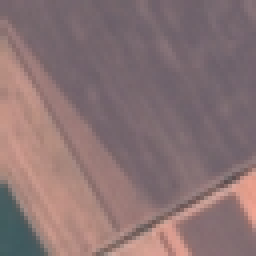
#> input picture Lab_5/dataset_geo/AnnualCrop.jpg, 64 x 64 px (shown 4 times larger); its folder holds only this picture in this run
$ python Lab_5.py
#> lines starting #> are read from the running program, lines starting #| are printed output that depends on the picture; after the words box and inside, x2 and y2 are one past the last pixel; in counts of white or black regions, pixels touching at a corner belong together
import os
import glob
import cv2
import numpy as np
import matplotlib.pyplot as plt
from sklearn.cluster import KMeans
from sklearn.preprocessing import StandardScaler
from collections import Counter
from typing import List, Optional, Dict

# --- Глобальні налаштування та константи ---
IMG_SIZE = (128, 128)  # Розмір для стандартизації вхідних даних
CANNY_THRESHOLD_1 = 100  # Нижній поріг гістерезису (Canny)
CANNY_THRESHOLD_2 = 200  # Верхній поріг гістерезису (Canny)

# Вагові коефіцієнти ознак (Feature Weights)
WEIGHT_TEXTURE = 3.0  # Пріоритет текстури (для виділення урбанізації)
WEIGHT_WATER_INDEX = 5.0  # Високий пріоритет для розділення Вода/Ліс
WEIGHT_BLUE_CHANNEL = 5.0  # Додаткова вага синього каналу

# Мапінг для семантичної розмітки кластерів
CATEGORY_MAP = {
    'River': 'Water', 'SeaLake': 'Water',
    'Forest': 'Forest', 'Pasture': 'Vegetation',
    'Residential': 'Urban', 'Industrial': 'Industrial',
    'Highway': 'Roads',
    'AnnualCrop': 'Agriculture', 'PermanentCrop': 'Agriculture',
    'HerbaceousVegetation': 'Vegetation',
    'Forest_1': 'Forest', 'SeaLake_1': 'Water'
}


class GeoClusterer:
    """
    Клас для кластеризації супутникових знімків.
    Реалізує пайплайн: Extraction -> Scaling -> K-Means Clustering.
    """

    def __init__(self, data_folder: str, n_clusters: int = 5):
        """Ініціалізація робочого середовища та параметрів моделі."""
#> in load_data, img is the input picture: shape (64, 64, 3); mean B, G, R 115.6, 114.4, 137.5
        self.data_folder = data_folder
        self.n_clusters = n_clusters
        self.image_paths: List[str] = []
        self._features: Optional[np.ndarray] = None
        self._scaler = StandardScaler()

    def _extract_features(self, img: np.ndarray) -> np.ndarray:
        """
        Вилучення вектора ознак (Feature Engineering).
        Комбінує колірні (HSV, RGB) та структурні (Canny) характеристики.
        """
        # Ресайз для оптимізації обчислень
        img_resized = cv2.resize(img, IMG_SIZE)

        # 1. Аналіз розподілу кольорів (HSV Гістограма)
        hsv = cv2.cvtColor(img_resized, cv2.COLOR_BGR2HSV)
#> hsv: shape (128, 128, 3); mean H, S, V 106, 46.8, 138.1
        hist = cv2.calcHist([hsv], [0, 1], None, [12, 4], [0, 180, 0, 256])
#> hist = [[2539, 3445, 0, 0], [9, 0, 0, 0], [4, 0, 0, 0], [1, 0, 0, 0], [3, 0, 0, 0], [12, 0, 0, 0], [137, 303, 0, 0], [1, 0, 0, 0], [1, 0, 0, 0], [0, 0, 0, 0], [2222, 0, 0, 0], [7707, 0, 0, 0]]
        cv2.normalize(hist, hist)
        hist_features = hist.flatten()
#> hist_features = 48 values, max 0.847 at index 44, min 0 at index 2, mean 0.0375

        # 2. Розрахунок середньої інтенсивності каналів
        mean_b = np.mean(img_resized[:, :, 0]) / 255.0
#> mean_b = 0.453
        mean_g = np.mean(img_resized[:, :, 1]) / 255.0
#> mean_g = 0.449

        # 3. Аналіз текстурної складності (Edge Density)
        gray = cv2.cvtColor(img_resized, cv2.COLOR_BGR2GRAY)
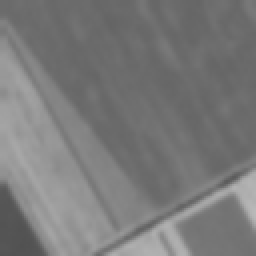
#> gray: shape (128, 128) (shown 2 times larger); min 81, max 185, mean 121.4
        edges = cv2.Canny(gray, CANNY_THRESHOLD_1, CANNY_THRESHOLD_2)
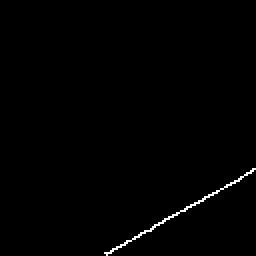
#> edges: shape (128, 128) (shown 2 times larger); 0.7% white in thin lines or dots, all inside (x1, y1, x2, y2) = (52, 84, 128, 128)
        edge_density = np.count_nonzero(edges) / (edges.shape[0] * edges.shape[1])
#> edge_density = 0.00696

        # 4. Обчислення спектрального індексу води
        water_index = (mean_b - mean_g)
#> water_index = 0.00443

        # Формування зваженого вектора ознак
        features = np.concatenate([
            hist_features,
            [edge_density * WEIGHT_TEXTURE],
            [water_index * WEIGHT_WATER_INDEX],
            [mean_b * WEIGHT_BLUE_CHANNEL]
        ])
#> features = 51 values, max 2.26 at index 50, min 0 at index 2, mean 0.0806

        return features

    def load_data(self) -> None:
        """Завантаження зображень, валідація форматів та побудова матриці ознак."""
        valid_extensions = {'.jpg', '.jpeg', '.png', '.bmp', '.tif'}

        # Пошук файлів у директорії
        all_files = glob.glob(os.path.join(self.data_folder, '*'))
        image_files = [f for f in all_files if os.path.splitext(f)[1].lower() in valid_extensions]

        print(f"[INFO] Знайдено {len(image_files)} зображень.")

        features_list = []
        valid_paths = []

        for file_path in image_files:
            img = cv2.imread(file_path)

            if img is None:
                print(f"[WARNING] Некоректний файл або помилка читання: {file_path}")
                continue

            try:
                # Екстракція ознак для кожного зображення
                feat = self._extract_features(img)
#> feat has the same summary as features in _extract_features
                features_list.append(feat)
                valid_paths.append(file_path)
            except Exception as e:
                print(f"[ERROR] Помилка обробки {file_path}: {e}")

        if features_list:
            self._features = np.array(features_list)
            self.image_paths = valid_paths
            print(f"[INFO] Успішно векторизовано {len(self.image_paths)} зображень.")
        else:
            print("[ERROR] Відсутні валідні дані для обробки.")

    def run_clustering(self) -> Optional[np.ndarray]:
        """
        Нормалізація даних та запуск алгоритму K-Means.
        Повертає масив міток кластерів.
        """
        if self._features is None or len(self._features) < self.n_clusters:
            print(f"[ERROR] Недостатньо даних для {self.n_clusters} кластерів.")
            return None

        # Масштабування ознак (StandardScaler) - критично для евклідових метрик
        scaled_features = self._scaler.fit_transform(self._features)

        # Ініціалізація та навчання моделі
        kmeans = KMeans(n_clusters=self.n_clusters, random_state=42, n_init=20)
        labels = kmeans.fit_predict(scaled_features)

        return labels

    def _get_smart_title(self, paths: List[str]) -> str:
        """Евристичне визначення категорії кластера на основі імен файлів."""
        votes = []
        for path in paths:
            filename = os.path.basename(path)
            found_category = "Unknown"

            # Пошук відповідності у словнику категорій
            for key, val in CATEGORY_MAP.items():
                if key in filename:
                    found_category = val
                    break
            votes.append(found_category)

        if not votes:
            return "Empty Cluster"

        # Повертає найпопулярнішу категорію (Majority Vote)
        return Counter(votes).most_common(1)[0][0]

    def visualize_results(self, labels: np.ndarray) -> None:
        """Візуалізація результатів: вивід зразків зображень покластерно."""
        if labels is None:
            return

        # Групування файлів за індексом кластера
        clusters: Dict[int, List[str]] = {i: [] for i in range(self.n_clusters)}
        for path, label in zip(self.image_paths, labels):
            clusters[label].append(path)

        print(f"\n[RESULT] Результати кластеризації (K={self.n_clusters}):")

        for cluster_id, paths in clusters.items():
            if not paths:
                continue

            smart_title = self._get_smart_title(paths)
            count = len(paths)
            print(f" -> Кластер {cluster_id}: {smart_title} ({count} фото)")

            # Налаштування сітки графіків (макс. 5 зображень)
            n_show = min(count, 5)
            fig, axes = plt.subplots(1, n_show, figsize=(15, 4))

            # Заголовки вікна та фігури
            window_title = f"Cluster {cluster_id}: {smart_title}"
            fig.canvas.manager.set_window_title(window_title)
            fig.suptitle(window_title, fontsize=14, fontweight='bold')

            if n_show == 1:
                axes = [axes]

            for i in range(n_show):
                img = cv2.imread(paths[i])
                if img is not None:
                    # Конвертація BGR -> RGB для Matplotlib
                    img = cv2.cvtColor(img, cv2.COLOR_BGR2RGB)
                    axes[i].imshow(img)
                    axes[i].set_title(os.path.basename(paths[i]), fontsize=8)
                axes[i].axis('off')

            plt.show()


if __name__ == "__main__":
    # --- Точка входу ---
    TARGET_CLUSTERS = 5
    DATA_DIR = "dataset_geo" if os.path.exists("dataset_geo") else "."

    geo_clusterer = GeoClusterer(data_folder=DATA_DIR, n_clusters=TARGET_CLUSTERS)

    try:
        geo_clusterer.load_data()

        if geo_clusterer.image_paths:
            labels = geo_clusterer.run_clustering()
            geo_clusterer.visualize_results(labels)
        else:
            print("[INFO] Директорія порожня. Додайте зображення.")

    except KeyboardInterrupt:
        print("\n[INFO] Операцію перервано користувачем.")
    except Exception as e:
        print(f"[CRITICAL ERROR] Критична помилка виконання: {e}")
